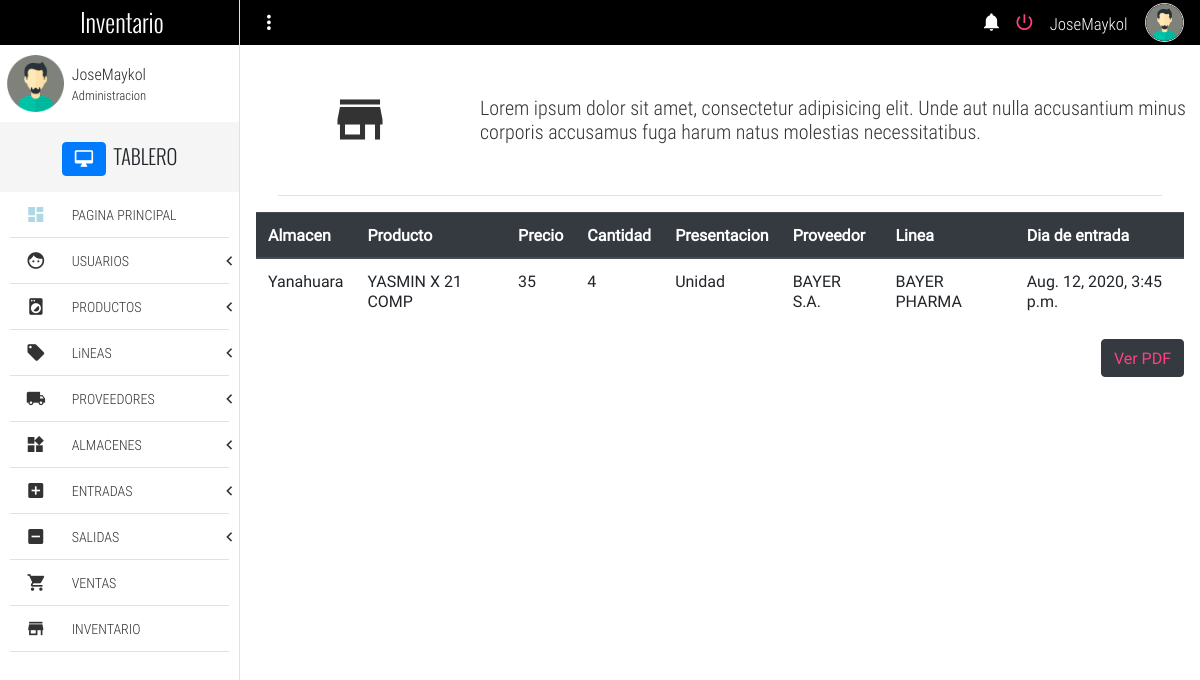
Before: /inventory (signed in) with the older database file.
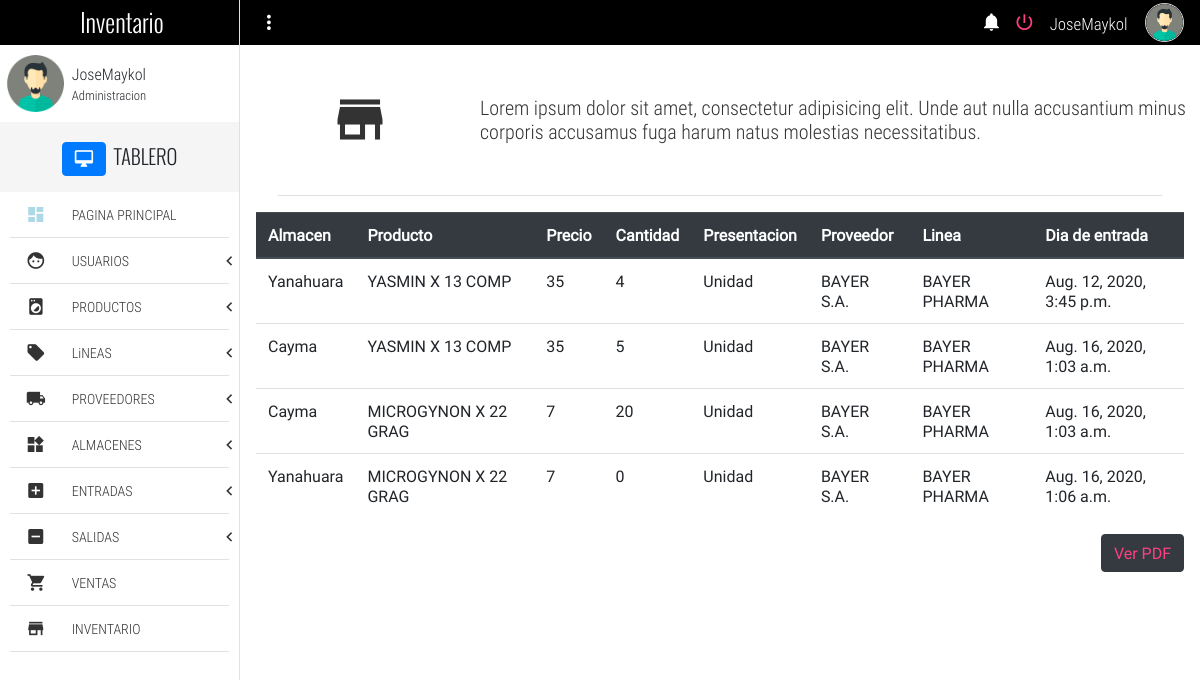
After: the same page with the newer database file.
### Inventario/models.py (models this page shows, shortened)
class Inventory(models.Model):
    store = models.CharField(max_length = 50, null= True, verbose_name= "Almacen")
    product = models.ForeignKey(Entry, on_delete= models.SET_DEFAULT, default= None, null= True)
    cant = models.PositiveIntegerField(null= True, verbose_name= "Cantidad")
    name_product =  models.CharField(max_length= 100, null= True, verbose_name= "Producto")
    presentation = models.CharField(max_length= 110, null = True, verbose_name= "Presentación")
    price_product = models.PositiveIntegerField(null= True, verbose_name = "Precio del producto")
    providers = models.CharField(null = True, verbose_name= "Proveedor", max_length= 100)
    line = models.CharField(max_length= 100,null = True, verbose_name= "Linea del producto")
    entry_date = models.DateTimeField(auto_now_add=True, null= True,verbose_name= "Fecha de entrada")

### Inventario/views.py (the view)
# urls.py: path('inventory', views.inventory, name = 'inventory'),
def inventory(request):
    inventory = Inventory.objects.all()
    return render(request,'inventory.html',{'inventory':inventory})

### Templates/inventory.html (shortened to what this page needs)
{% extends 'base.html' %}
{% block content %}
	<section class="full-width pageContent">
		<section class="full-width header-well">
			<div class="full-width header-well-icon">
				<i class="zmdi zmdi-store"></i>
			</div>
			<div class="full-width header-well-text">
				<p class="text-condensedLight">
					Lorem ipsum dolor sit amet, consectetur adipisicing elit. Unde aut nulla accusantium minus corporis accusamus fuga harum natus molestias necessitatibus.
				</p>
			</div>
		</section>
		<div class="full-width divider-menu-h"></div>
		<div class="mdl-grid">
			<div class="mdl-cell mdl-cell--4-col-phone mdl-cell--8-col-tablet mdl-cell--12-col-desktop">
				<table class="table">
					<thead class="thead-dark">
					  <tr>
						<th scope="col">Almacen</th>
						<th scope="col">Producto</th>
						<th scope="col">Precio</th>
						<th scope="col">Cantidad</th>
						<th scope="col">Presentacion</th>
						<th scope="col">Proveedor</th>
						<th scope="col">Linea</th>
						<th scope="col">Dia de entrada</th>
					  </tr>
					</thead>
					<tbody>
					{% for i in inventory%}
					  <tr>
						<td>{{i.store}}</td>
						<td>{{i.name_product}}</td>
						<td>{{i.price_product}}</td>
						<td>{{i.cant}}</td>
						<td>{{i.presentation}}</td>
						<td>{{i.providers}}</td>
						<td>{{i.line}}</td>
						<td>{{i.entry_date}}</td>
					  </tr>
					{% endfor %}
					</tbody>
				</table>
				<button style="float:right ;" type="button" class="btn btn-dark"><a href="{% url 'render/pdf_inventory/' %}" target="_blank"> Ver PDF</a></button>
			</div>
		</div>
	</section>
{% endblock %}

### Templates/base.html (shortened to what this page needs)
{% load static %}
{% if user.is_authenticated %}
<!DOCTYPE html>
<html lang="es">
<head>
	<link rel="stylesheet" href="https://maxcdn.bootstrapcdn.com/bootstrap/4.5.2/css/bootstrap.min.css">
	<link rel="stylesheet" href="{% static 'css/normalize.css' %}">
	<link rel="stylesheet" href="{% static 'css/sweetalert2.css' %}">
	<link rel="stylesheet" href="{% static 'css/material.min.css'%}">
	<link rel="stylesheet" href="{% static 'css/material-design-iconic-font.min.css' %}">
	<link rel="stylesheet" href="{% static 'css/jquery.mCustomScrollbar.css' %}">
	<link rel="stylesheet" href="{% static 'css/main.css' %}">
</head>
<body>
	<div class="full-width navBar">
		<div class="full-width navBar-options">
			<i class="zmdi zmdi-more-vert btn-menu" id="btn-menu"></i>
			<nav class="navBar-options-list">
				<ul class="list-unstyle ">
					<li class="btn-Notification" id="notifications">
						<i class="zmdi zmdi-notifications"></i>
					</li>
					<li id="logout">
						<a href="logout">
							<i class="zmdi zmdi-power"></i>
						</a>
					</li>
					<li class="text-condensedLight noLink" ><small>{{user.username}}</small></li>
					<li class="noLink">
						<figure>
							<img src="{% static 'assets/img/avatar-male.png' %}" alt="Avatar" class="img-responsive">
						</figure>
					</li>
				</ul>
			</nav>
		</div>
	</div>
	<section class="full-width navLateral">
		<div class="full-width navLateral-bg btn-menu"></div>
		<div class="full-width navLateral-body">
			<div class="full-width navLateral-body-logo text-center tittles">
				 Inventario
			</div>
			<figure class="full-width" style="height: 77px;">
				<div class="navLateral-body-cl">
					<img src="{% static 'assets/img/avatar-male.png' %}" alt="Avatar" class="img-responsive">
				</div>
				<figcaption class="navLateral-body-cr hide-on-tablet">
					<span>
						{{user.username}}<br>
						<small>Administracion</small>
					</span>
				</figcaption>
			</figure>
			<div class="full-width tittles navLateral-body-tittle-menu">
				<i class="zmdi zmdi-desktop-mac btn btn-primary"></i><span class="hide-on-tablet">&nbsp; TABLERO</span>
			</div>
			<nav class="full-width">
				<ul class="full-width list-unstyle menu-principal ">
					<li class="full-width">
						<a href="home" class="full-width">
							<div class="navLateral-body-cl">
								<i class="zmdi zmdi-view-dashboard" style="color:lightblue"></i>
							</div>
							<div class="navLateral-body-cr hide-on-tablet">
								PAGINA PRINCIPAL
							</div>
						</a>
					</li>
					<li class="full-width divider-menu-h"></li>
					<li class="full-width">
						<a href="#" class="full-width btn-subMenu">
							<div class="navLateral-body-cl">
								<i class="zmdi zmdi-face"></i>
							</div>
							<div class="navLateral-body-cr hide-on-tablet">
								USUARIOS
							</div>
							<span class="zmdi zmdi-chevron-left"></span>
						</a>
					</li>
					<li class="full-width divider-menu-h"></li>
					<li class="full-width">
						<a href="#" class="full-width btn-subMenu ">
							<div class="navLateral-body-cl">
								<i class="zmdi zmdi-washing-machine"></i>
							</div>
							<div class="navLateral-body-cr hide-on-tablet">
								PRODUCTOS
							</div>
							<span class="zmdi zmdi-chevron-left"></span>
						</a>
					</li>
										<li class="full-width divider-menu-h"></li>
					<li class="full-width">
						<a href="#" class="full-width btn-subMenu ">
							<div class="navLateral-body-cl">
								<i class="zmdi zmdi-label"></i>
							</div>
							<div class="navLateral-body-cr hide-on-tablet">
								LiNEAS
							</div>
							<span class="zmdi zmdi-chevron-left"></span>
						</a>
					</li>
					<li class="full-width divider-menu-h"></li>
					<li class="full-width">
						<a href="#" class="full-width btn-subMenu" >
							<div class="navLateral-body-cl">
								<i class="zmdi zmdi-truck"></i>
							</div>
							<div class="navLateral-body-cr hide-on-tablet">
								PROVEEDORES
							</div>
							<span class="zmdi zmdi-chevron-left"></span>
						</a>
					</li>
					<li class="full-width divider-menu-h"></li>
					<li class="full-width">
						<a href="#" class="full-width btn-subMenu" >
							<div class="navLateral-body-cl">
								<i class="zmdi zmdi-widgets"></i>
							</div>
							<div class="navLateral-body-cr hide-on-tablet">
								ALMACENES
							</div>
							<span class="zmdi zmdi-chevron-left"></span>
						</a>
					</li>
					<li class="full-width divider-menu-h"></li>
					<li class="full-width">
						<a href="#" class="full-width btn-subMenu" >
							<div class="navLateral-body-cl">
								<i class="zmdi zmdi-plus-square"></i>
							</div>
							<div class="navLateral-body-cr hide-on-tablet">
								ENTRADAS
							</div>
							<span class="zmdi zmdi-chevron-left"></span>
						</a>
					</li>
					<li class="full-width divider-menu-h"></li>
					<li class="full-width">
						<a href="#" class="full-width btn-subMenu" >
							<div class="navLateral-body-cl">
								<i class="zmdi zmdi-minus-square"></i>
							</div>
							<div class="navLateral-body-cr hide-on-tablet">
								SALIDAS
							</div>
							<span class="zmdi zmdi-chevron-left"></span>
						</a>
					</li>
					<li class="full-width divider-menu-h"></li>
					<li class="full-width">
						<a href="sales" class="full-width">
							<div class="navLateral-body-cl">
								<i class="zmdi zmdi-shopping-cart"></i>
							</div>
							<div class="navLateral-body-cr hide-on-tablet">
								VENTAS
							</div>
						</a>
					</li>
					<li class="full-width divider-menu-h"></li>
					<li class="full-width">
						<a href="inventory" class="full-width">
							<div class="navLateral-body-cl">
								<i class="zmdi zmdi-store"></i>
							</div>
							<div class="navLateral-body-cr hide-on-tablet">
								INVENTARIO
							</div>
						</a>
					</li>
					<li class="full-width divider-menu-h"></li>
	</section>
	{% block content %}
	{% endblock %}
</body>
</html>
{% endif %}

### Static/css/main.css (style rules this page uses)
html, body { width: 100%; height: 100%; margin: 0; padding: 0; font-size: 16px; font-family: "RobotoRegular"; position: relative; background-color: #fff; }
.text-condensedLight { font-family: "RobotoCondensedLight"; }
.text-center { text-align: center; }
.tittles { font-family: "OswaldLight"; }
.full-width { margin: 0; padding: 0; width: 100%; box-sizing: border-box; }
.list-unstyle { margin: 0; padding: 0; list-style: none; box-sizing: border-box; }
.img-responsive { width: 100%; height: auto; }
.divider-menu-h { height: 0 !important; border-top: 1px solid #E1E1E1; width: 92% !important; margin: 0 auto !important; }
.header-well, .header-well-icon, .header-well-text { min-height: 150px; height: auto; }
.header-well { position: relative; }
.header-well-icon, .header-well-text { position: absolute; top: 0; color: #333; }
.header-well-icon { left: 0; width: 25%; }
.header-well-icon i, .header-well-text p { position: absolute; top: 50%; display: block; width: 100%; transform: translateY(-50%); }
.header-well-icon i { text-align: center; font-size: 60px; }
.header-well-text { right: 0; width: 75%; }
.header-well-text p { font-size: 20px; margin: 0; padding: 0; }
.navBar { background-color: #000000; height: 45px; position: absolute; top: 0; left: 0; z-index: 79; color: #fff; }
.navBar-options { line-height: 45px; height: 45px; position: absolute; width: 80%; top: 0; right: 0; padding: 0; transition: all .3s ease-in-out; }
.navBar-options .zmdi-more-vert, .navBar-options-list { line-height: 45px; position: absolute; top: 0; height: 45px; margin: 0; padding: 0; }
.navBar-options .zmdi-more-vert { width: 40px; left: 0; font-size: 23px; cursor: pointer; user-select: none; text-align: center; outline: none; margin-left: 9px; }
.navBar-options-list { right: 9px; }
.navBar-options-list .noLink { cursor: inherit !important; }
.navBar-options-list ul { height: 45px; }
.navBar-options-list ul li { height: 45px; line-height: 45px; cursor: pointer; display: inline-block; padding: 0 7px; font-size: 21px; -moz-user-select: none; -webkit-user-select: none; -ms-user-select: none; }
.navBar-options-list ul li { outline: none; }
.navBar-options-list ul li figure, .navBar-options-list ul li figure img { margin: 0; padding: 0; padding-top: 0; margin-top: 0; box-sizing: border-box; }
.navBar-options-list ul li figure { height: 45px; }
.navBar-options-list ul li figure img { border: 1px solid #E1E1E1; border-radius: 50%; width: 39px; height: 39px; margin-bottom: 3px; }
.navLateral, .pageContent, .navLateral-body, .navLateral-bg { position: absolute; top: 0; height: 100%; }
.navLateral { left: 0; width: 20%; z-index: 80; border-right: 1px solid #E1E1E1; transition: all .3s ease-in-out; }
.navLateral-body { background-color: #fff; z-index: 82; left: 0; padding-bottom: 30px; }
.navLateral-body-logo { height: 45px; line-height: 45px; color: #fff; width: 100%; font-size: 25px; background-color: #000000; }
.navLateral-body-cl, .navLateral-body-cr { box-sizing: border-box; height: 77px; float: left; margin: 0; padding: 0; position: relative; }
.navLateral-body-cl { width: 30%; }
.navLateral-body-cl img { width: 57px; height: 57px; margin: 0 auto; display: block; margin-top: 10px; }
.navLateral-body-cr { width: 70%; font-family: "RobotoCondensedLight"; }
.navLateral-body-cr span { position: absolute; top: 50%; left: 50%; transform: translate(-50%, -50%); display: block; width: 100%; }
.navLateral-body-tittle-menu { height: 70px; line-height: 70px; font-size:20px; background-color: #F5F5F5; text-align: center; }
.menu-principal li, .menu-principal li a { display: block; }
.menu-principal li a { height: 45px; color: #333; position: relative; transition: all .3s ease-in-out; }
.menu-principal li a div.navLateral-body-cl, .menu-principal li a div.navLateral-body-cr { height: 45px; line-height: 45px; }
.menu-principal li a div.navLateral-body-cl { text-align: center; font-size: 20px; }
.btn-subMenu span { position: absolute; top: 0; right: 7px; line-height: 45px; height: 45px; font-size: 19px; }
.pageContent { padding-top: 45px; right: 0; width: 80%; z-index: 77; background-color: #fff; transition: all .3s ease-in-out; }

Changed rows visible on the page:
changed Inventory "Aug. 12, 2020, 3:45 p.m.": name_product "YASMIN X 21 COMP" → "YASMIN X 13 COMP"
added Inventory: store "Cayma", name_product "YASMIN X 13 COMP", price_product "35", cant "5", presentation "Unidad", providers "BAYER S.A.", line "BAYER PHARMA", entry_date "Aug. 16, 2020, 1:03 a.m."
added Inventory: store "Cayma", name_product "MICROGYNON X 22 GRAG", price_product "7", cant "20", presentation "Unidad", providers "BAYER S.A.", line "BAYER PHARMA", entry_date "Aug. 16, 2020, 1:03 a.m."
added Inventory: store "Yanahuara", name_product "MICROGYNON X 22 GRAG", price_product "7", cant "0", presentation "Unidad", providers "BAYER S.A.", line "BAYER PHARMA", entry_date "Aug. 16, 2020, 1:06 a.m."
